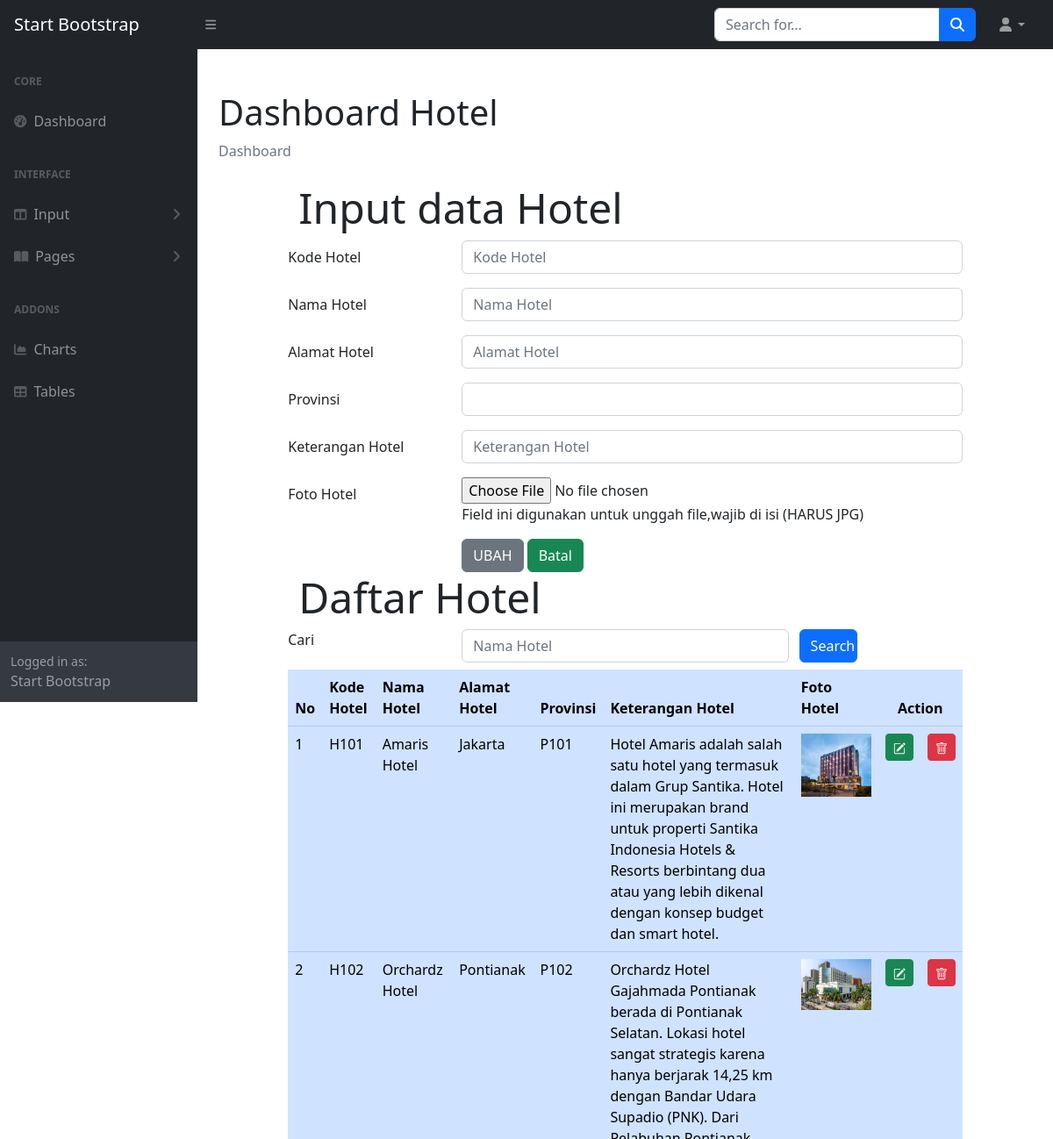
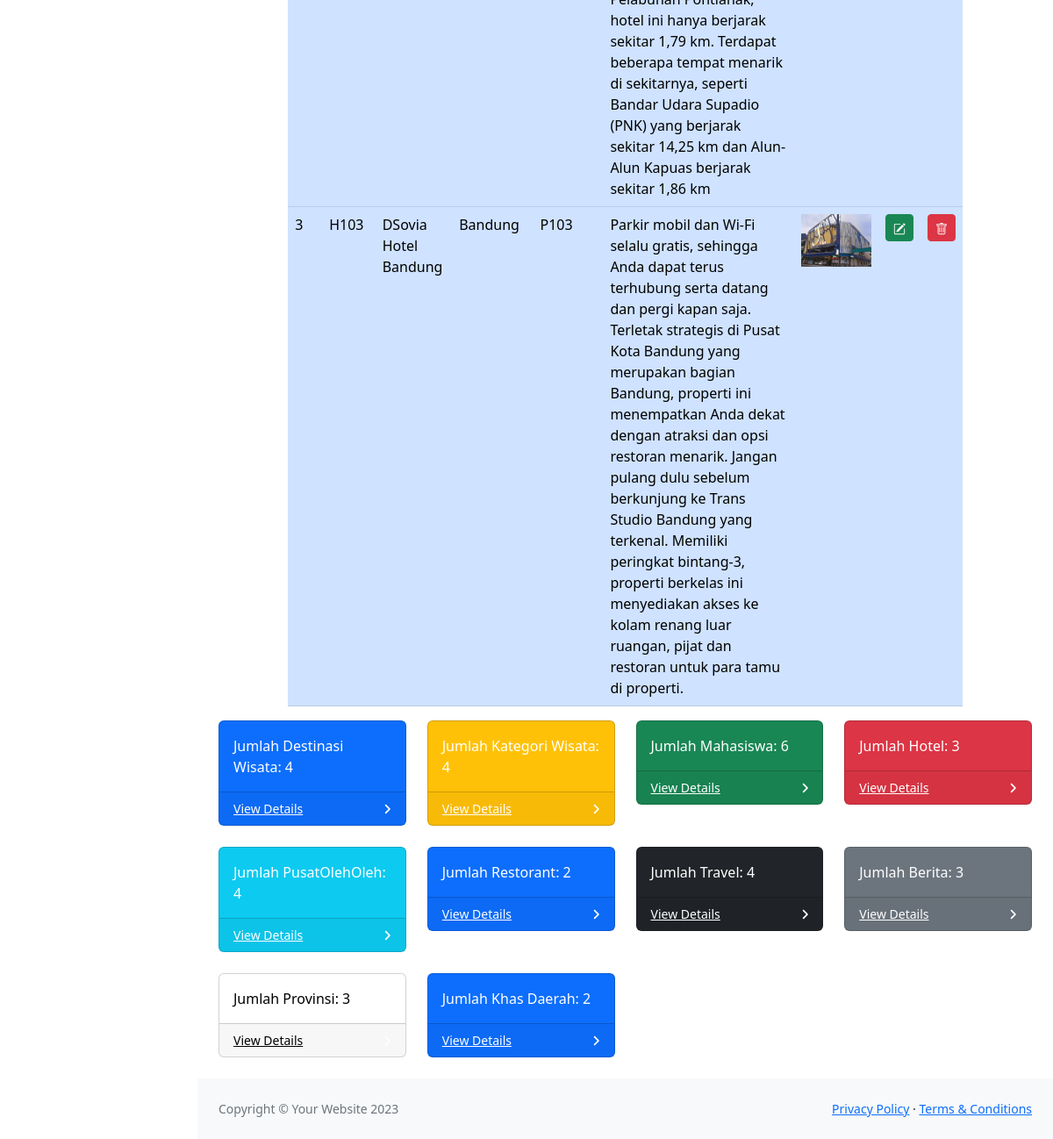
Screenshot of /ADMIN/hoteledit.php with the database file from the repository (2 pictures, top to bottom).
### tables this page shows
CREATE TABLE `hotel` (
  `hotelKODE` char(4) NOT NULL,
  `hotelNAMA` char(120) NOT NULL,
  `hotelALAMAT` char(120) NOT NULL,
  `provinsiKODE` char(4) NOT NULL,
  `hotelKET` text NOT NULL,
  `hotelFOTO` char(120) NOT NULL
);

### ADMIN/hoteledit.php (the view, shortened to what this page needs)
<!DOCTYPE html>
<html lang="en">
<?php  include "INCLUDE/head.php"?>
    <body class="sb-nav-fixed">'
    <?php include "INCLUDE/nav.php";?>
        <div id="layoutSidenav">
         <?php include "INCLUDE/menu.php"?>
            <div id="layoutSidenav_content">
                <main>
                    <div class="container-fluid px-4">
                        <h1 class="mt-4">Dashboard Hotel</h1>
                        <ol class="breadcrumb mb-4">
                            <li class="breadcrumb-item active">Dashboard</li>
                        </ol>
<?php
	include "include/config.php";
	$dataprovinsi= mysqli_query($connection, "select * from provinsi");
        $kodehotel= $_GET['ubah'];
        $edithotel = mysqli_query ($connection, "select * from hotel
                  where hotelKODE = '$kodehotel'");
        $rowedit = mysqli_fetch_array ($edithotel);
?>
<body>
<div class="row">
<div class="col-sm-1"></div>
<div class="col-sm-10">
	<div class="jumbotron jumbotron-fluid">
		<div class="container">
			<h2 class="display-5">Input data Hotel</h2>
		</div>
	</div>
	<form method="POST" enctype="multipart/form-data">
		<div class="form-group row">
			<label for="kodehotel" class="col-sm-3 col-form-label mb-sm-3">Kode Hotel</label>
			<div class="col-sm-9">
				<input type="text" class="form-control" id="kodehotel" name="inputkode"
                placeholder="Kode Hotel" maxlength="4" value="<?php echo $rowedit ["hotelKODE"];?>" readonly>
			</div>
		</div>
		<div class="form-group row">
			<label for="namahotel" class="col-sm-3 col-form-label mb-sm-3">Nama Hotel</label>
			<div class="col-sm-9">
				<input type="text" class="form-control" id="namahotel" name="inputnama"
                placeholder="Nama Hotel" value="<?php echo $rowedit ["hotelNAMA"];?>">
			</div>
		</div>
		<div class="form-group row">
			<label for="alamathotel" class="col-sm-3 col-form-label mb-sm-3">Alamat Hotel</label>
			<div class="col-sm-9">
            <input type="text" class="form-control" id="alamathotel" name="inputalamat"
            placeholder="Alamat Hotel" value="<?php echo $rowedit ["hotelALAMAT"];?>">
			</div>
		</div>
		<div class="form-group row">
    <label for="kodeprovinsi" class="col-sm-3 col-form-label mb-sm-3">Provinsi</label>
    <div class="col-sm-9">
    <select class="form-control" id="kodeprovinsi" name="kodeprovinsi">
<option value="<?php echo $rowedit ["provinsiKODE"];?>">
</option>
        <?php while($row = mysqli_fetch_array($dataprovinsi))
        { ?>
        <option value="<?php echo $row ["provinsiKODE"]?>">
        </option>
        <?php }?>
        </select>
    </div>
  </div>
  <div class="form-group row">
			<label for="kethotel" class="col-sm-3 col-form-label mb-sm-3">Keterangan Hotel</label>
			<div class="col-sm-9">
            <input type="text" class="form-control" id="kethotel" name="inputket"
			placeholder="Keterangan Hotel" value="<?php echo $rowedit ["hotelKET"];?>">
			</div>
		</div>
		<div class="form-group row">
			<label for="file" class="col-sm-3 col-form-label">Foto Hotel</label>
			<div class="col-sm-9">
				<input type="file" id="file" name="file" value="<?php echo $rowedit ["hotelFOTO"];?>">
				<p class="help-block">Field ini digunakan untuk unggah file,wajib di isi (HARUS JPG)</p>
			</div>
		</div>
		<div class="form-group row">
			<div class="col-sm-3"></div>
			<div class="col-sm-9">
            <input type="submit" class="btn btn-secondary" value="UBAH" name="edit">
            <input type="reset" class="btn btn-success" value="Batal" name="Batal">
			</div>
		</div>
	</form>
</div>
<div class="col-sm-1"></div>
</div>
<div class="row">
	<div class="col-sm-1"></div>
	<div class="col-sm-10">
		<div class="jumbotron jumbotron-fluid">
			<div class="container">
				<h3 class="display-5">Daftar Hotel</h3>
			</div>
		</div>
		<form method = "POST">
<div class="form-group row mb-2">
<label for = "search" class="col-sm-3">Cari </label>
<div class="col-sm-6">
	  <input type ="text" name="search" class="form-control" id="search"
	  value="<?php if(isset($_POST["search"])) {echo $_POST ["search"];}?>"
	  placeholder="Nama Hotel">
</div>
	  <input type="submit" name="kirim" class="col-sm-1 btn btn-primary" value="Search">
</div>
</form>
	<table class="table table-hover table-primary">
		<thead class="thead-dark">
			<tr>
				<th>No</th>
				<th>Kode Hotel</th>
				<th>Nama Hotel</th>
				<th>Alamat Hotel</th>
                <th>Provinsi</th>
				<th>Keterangan Hotel</th>
				<th>Foto Hotel</th>
				<th colspan="2" style="text-align: center">Action</th>
			</tr>
		</thead>
		<tbody>
			<?php
			if (isset($_POST["kirim"]))
{
  $search = $_POST ['search'];
  $query =mysqli_query ($connection, "select hotel. * from hotel
        where hotelNAMA like '%".$search."%'");
}
else {
  $query =mysqli_query ($connection, "select hotel. * from hotel");
}
			$nomor = 1;
			while ($row = mysqli_fetch_array($query))
			{ ?>
				<tr>
					<td><?php echo $nomor;?></td>
					<td><?php echo $row['hotelKODE'];?></td>
					<td><?php echo $row['hotelNAMA'];?></td>
					<td><?php echo $row['hotelALAMAT'];?></td>
                    <td><?php echo $row['provinsiKODE'];?></td>
                    <td><?php echo $row['hotelKET'];?></td>
					<td>
						<?php if(is_file("images/".$row['hotelFOTO']))
						{ ?>
							<img src="images/<?php echo $row['hotelFOTO']?>" width="80">
						<?php } else
							echo "<img src='images/noimage.png' width='80'>"
						?>
					</td>
					<td width="5px">
						<a href="hoteledit.php?ubah=<?php echo $row['hotelKODE']?>" class="btn btn-success btn-sm" title="EDIT">
					</td>
					<td>
						<a href="hotelhapus.php?hapus=<?php echo $row['hotelKODE']?>" class="btn btn-danger btn-sm" title="DELETE">
					</td>
				</tr>
			<?php $nomor = $nomor + 1;?>
			<?php }	?>
		</tbody>
	</table>
	</div>
	<div class="col-sm-1"></div>
</div>
</body>
    <?php include "INCLUDE/board.php";?>
                    </div>
                </main>
                <?php include "INCLUDE/footer.php";?>
            </div>
        </div>
    </html>

### rows the page displays
hotel: hotelKODE "H101", hotelNAMA "Amaris Hotel", hotelALAMAT "Jakarta", provinsiKODE "P101", hotelKET "Hotel Amaris adalah salah satu hotel yang termasuk dalam Grup Santika. Hotel ini merupakan brand untuk properti Santika Indonesia Hotels & Resorts berbintang dua atau yang lebih dikenal dengan konsep budget dan smart hotel.", hotelFOTO (picture)
hotel: hotelKODE "H102", hotelNAMA "Orchardz Hotel", hotelALAMAT "Pontianak", provinsiKODE "P102", hotelKET "Orchardz Hotel Gajahmada Pontianak berada di Pontianak Selatan. Lokasi hotel sangat strategis karena hanya berjarak 14,25 km dengan Bandar Udara Supadio (PNK). Dari Pelabuhan Pontianak, hotel ini hanya berjarak sekitar 1,79 km. Terdapat beberapa tempat menarik di sekitarnya, seperti Bandar Udara Supadio (PNK) yang berjarak sekitar 14,25 km dan Alun-Alun Kapuas berjarak sekitar 1,86 km", hotelFOTO (picture)
hotel: hotelKODE "H103", hotelNAMA "DSovia Hotel Bandung", hotelALAMAT "Bandung", provinsiKODE "P103", hotelKET "Parkir mobil dan Wi-Fi selalu gratis, sehingga Anda dapat terus terhubung serta datang dan pergi kapan saja. Terletak strategis di Pusat Kota Bandung yang merupakan bagian Bandung, properti ini menempatkan Anda dekat dengan atraksi dan opsi restoran menarik. Jangan pulang dulu sebelum berkunjung ke Trans Studio Bandung yang terkenal. Memiliki peringkat bintang-3, properti berkelas ini menyediakan akses ke kolam renang luar ruangan, pijat dan restoran untuk para tamu di properti.", hotelFOTO (picture)

### other values shown
$jumlahdestinasi "4"
$jumlahwisata "4"
$jumlahmahasiswa "6"
$jumlahhotel "3"
$jumlaholeholeh "4"
$jumlahrestorant "2"
$jumlahtravel "4"
$jumlahberita "3"
$jumlahprovinsi "3"
$jumlahmasakan "2"
